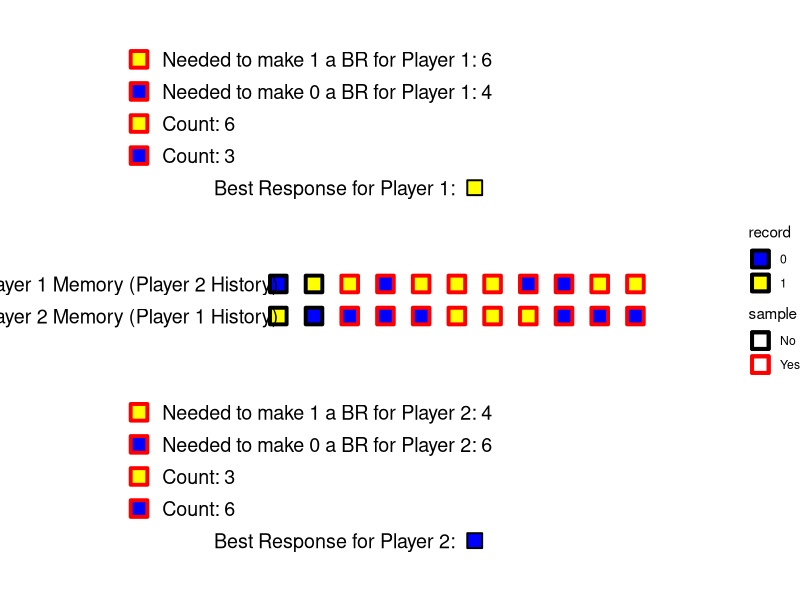
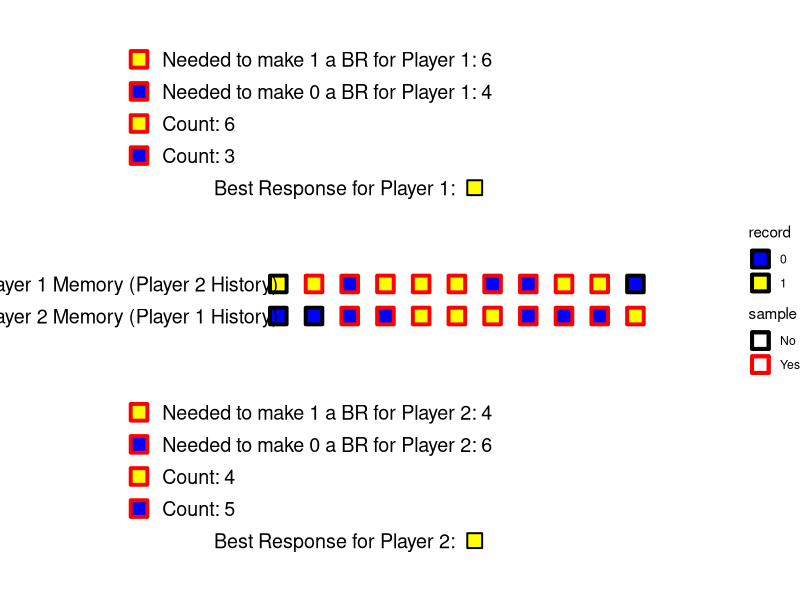
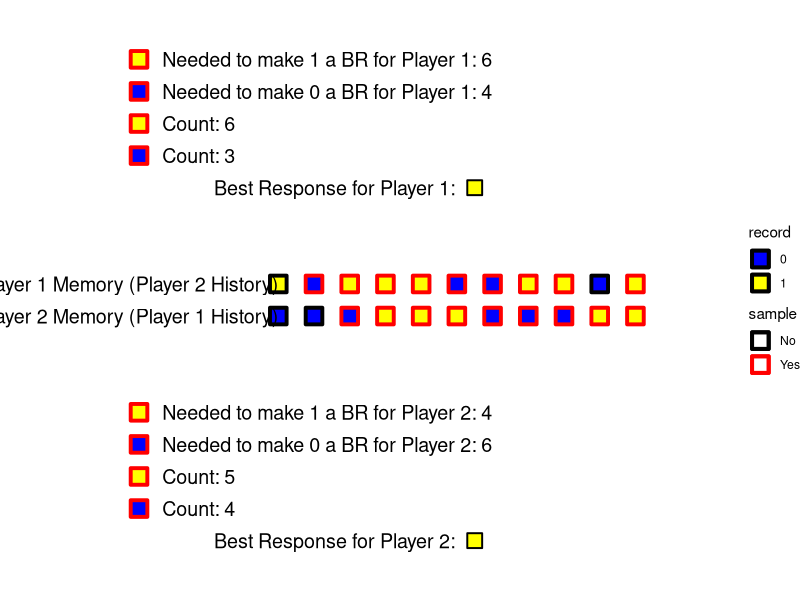
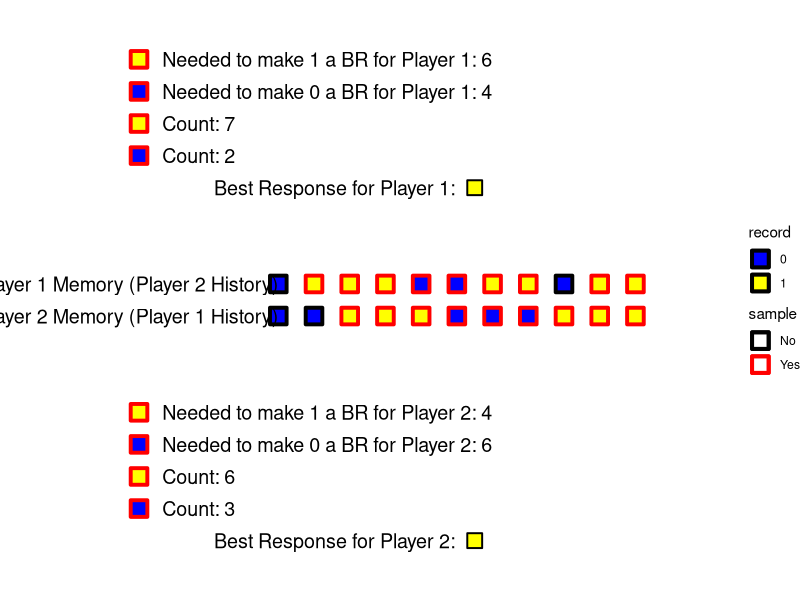
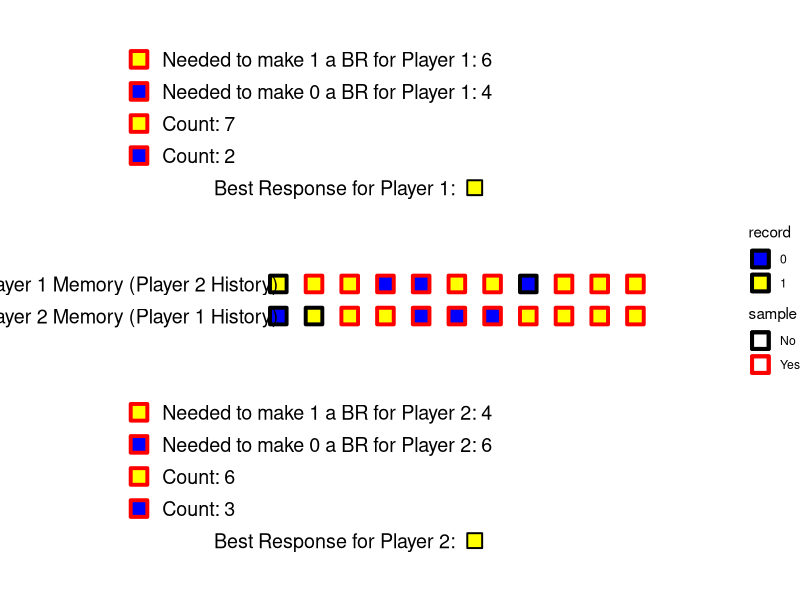
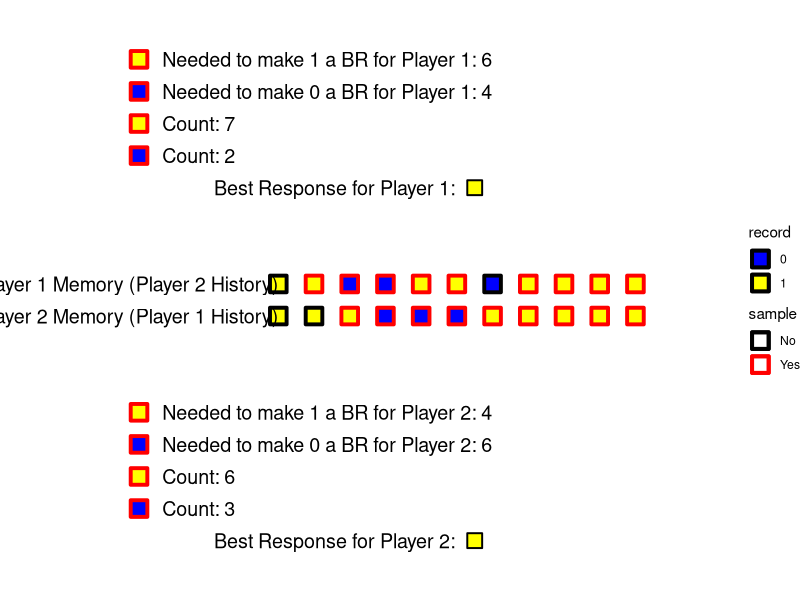
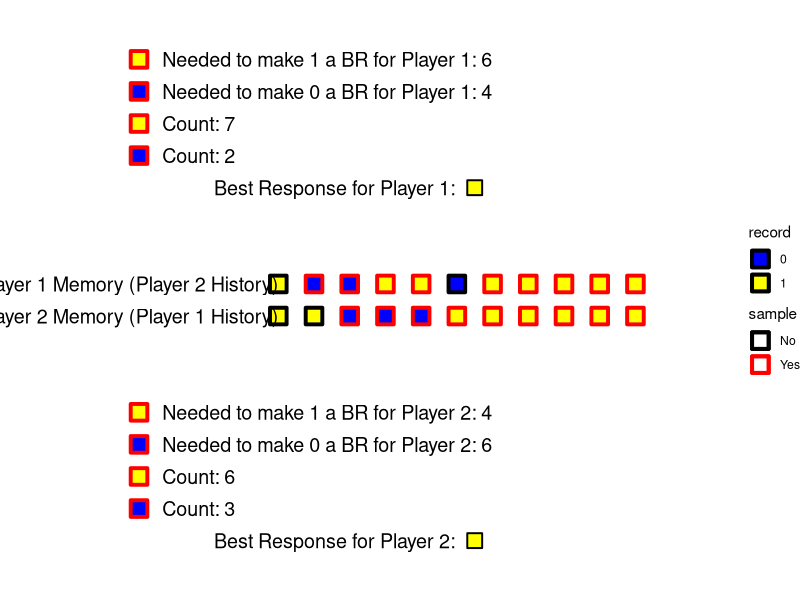

These charts were generated, in order, by the following R code:
#This script allows users to select parameters for adaptive play and observe a possible path
#to a convention under no perturbations.

#load required libraries for the visualization
library("tidyverse")

#Parameter selection
m = 13
s = 11
#alpha and beta
a = .6
b = .4
#scenario = "Match"
#scenario = "Switch Different"
#scenario = "Switch Same"
scenario = "Random"

makeAnimation = function(m, s, a, b, scenario) {
  #randomly generating histories
  hA = sample(c(0, 1), size = m, replace = TRUE)
  hB = sample(c(0, 1), size = m, replace = TRUE)
  
  #sampling most recent s records
  sA = tail(hB, s)
  sB = tail(hA, s)
  
  #calculating best response (choosing action 1 if not unique)
  aA = ifelse(sum(sA / s) >= a, 1, 0)
  aB = ifelse(sum(sB / s) >= b, 1, 0)
  
  
  #randomly regenerating histories until one that is consistent with desired scenario is generated.
  while (scenario == "Match" & aA != aB) {
    hA = sample(c(0, 1), size = m, replace = TRUE)
    hB = sample(c(0, 1), size = m, replace = TRUE)
    
    sA = tail(hB, s)
    sB = tail(hA, s)
    
    aA = ifelse(sum(sA / s) >= a, 1, 0)
    aB = ifelse(sum(sB / s) >= b, 1, 0)
  }
  
  while (scenario == "Switch Different") {
    hA = sample(c(0, 1), size = m, replace = TRUE)
    hB = sample(c(0, 1), size = m, replace = TRUE)
    
    sA = tail(hB, s)
    sB = tail(hA, s)
    
    aA = ifelse(sum(sA / s) >= a, 1, 0)
    aB = ifelse(sum(sB / s) >= b, 1, 0)
    
    #if aA == aB then the randomized history does not give us the desired scenario.
    if (aA == aB)
      next
    
    #define rA and rB as the number of records in sample matching aA and aB respectively
    #that need to be removed for the BR to change.
    rA = ifelse(aA == 1, ceiling((1 - a) * s - sum(sA == 0)), ceiling(a *
                                                                        s - sum(sA)))
    rB = ifelse(aB == 1, ceiling((1 - b) * s - sum(sB == 0)), ceiling(b *
                                                                        s - sum(sB)))
    
    #in case rA or rB = 0 (they are indifferent between actions) set required to 1
    #to avoid code complications and remove indifference.
    rA = max(rA, 1)
    rB = max(rB, 1)
    
    #initialize k, j: the number of actions until player A, B's BR changes.
    k = rA
    j = rB
    while (sum(sA[1:k] == aA) != rA) {
      k = k + 1
    }
    while (sum(sB[1:j] == aB) != rB) {
      j = j + 1
    }
    #if j != k then the randomized history gives us the desired scenario. Exit generation
    if (j != k)
      break
  }
  
  while (scenario == "Switch Same") {
    hA = sample(c(0, 1), size = m, replace = TRUE)
    hB = sample(c(0, 1), size = m, replace = TRUE)
    
    sA = tail(hB, s)
    sB = tail(hA, s)
    
    aA = ifelse(sum(sA / s) >= a, 1, 0)
    aB = ifelse(sum(sB / s) >= b, 1, 0)
    
    #if aA == aB then the randomized history does not give us the desired scenario.
    if (aA == aB){
      next
    }
    
    #define rA and rB as the number of records in sample matching aA and aB respectively
    #that need to be removed for the BR to change.
    rA = ifelse(aA == 1, ceiling((1 - a) * s - sum(sA == 0)), ceiling(a *
                                                                        s - sum(sA)))
    rB = ifelse(aB == 1, ceiling((1 - b) * s - sum(sB == 0)), ceiling(b *
                                                                        s - sum(sB)))
    
    #incase rA or rB = 0 (they are indifferent between actions) set required to 1
    #to avoid code complications and remove indifference.
    rA = max(rA, 1)
    rB = max(rB, 1)
    
    #initialize k, j: the number of actions until player A, B's BR changes.
    k = rA
    j = rB
    while (sum(sA[1:k] == aA) != rA) {
      k = k + 1
    }
    while (sum(sB[1:j] == aB) != rB) {
      j = j + 1
    }
    #if j == k then the randomized history gives us the desired scenario. Exit generation
    if (j == k){
      break
    }
  }
  
  while (scenario == "Random") {
    #Identify the scenario randomly generated and reassign the scenario variable.
    #if aA == aB then the randomized history is that of a "Match" scenario.
    if (aA == aB) {
      scenario = "Match"
      next
    }
    
    #define rA and rB as the number of records in sample matching aA and aB respectively
    #that need to be removed for the BR to change.
    rA = ifelse(aA == 1, ceiling((1 - a) * s - sum(sA == 0)), ceiling(a *
                                                                        s - sum(sA)))
    rB = ifelse(aB == 1, ceiling((1 - b) * s - sum(sB == 0)), ceiling(b *
                                                                        s - sum(sB)))
    
    #in case rA or rB = 0 (they are indifferent between actions) set required to 1
    #to avoid code complications and remove indifference.
    rA = max(rA, 1)
    rB = max(rB, 1)
    
    #initialize k, j: the number of actions until player A, B's BR changes.
    k = rA
    j = rB
    while (sum(sA[1:k] == aA) != rA) {
      k = k + 1
    }
    while (sum(sB[1:j] == aB) != rB) {
      j = j + 1
    }
    #if j != k then the randomized history is that of a "Switch Different" scenario.
    #Otherwise, j == k and it is that of a "Switch Same" scenario.
    if (j != k){
      scenario = "Switch Different"
    } else {
      scenario = "Switch Same"
    }
  }
  
  if (scenario == "Match") {
    #added j,k = 0 for appropriate evolution length
    j = 0
    k = 0
  }
  
  
  
  #record the evolution of memory in data frames.
  #jk = the period at which the first best response changes
  jk = min(j, k)
  memory_slots = character(m)
  
  #create memory slot names for tibble
  for (i in 1:(m)) {
    memory_slots[m + 1 - i] = (paste0("m", i))
  }
  
  #initialize data frame for history
  hA_evo = data.frame(matrix(nrow = jk + m + 1, ncol = m))
  hB_evo = data.frame(matrix(nrow = jk + m + 1, ncol = m))
  
  #assign column names
  colnames(hA_evo) = memory_slots
  colnames(hB_evo) = memory_slots
  
  #selecting possible samples until a convention is achieved.
  if (scenario != "Switch Same") {
    #If scenario is not "Switch Same" we can ensure a convention is met by sampling
    #the most recent s records jk+m times (jk periods until coordination, m to fill memory).
    
    
    i = -1
    while (i < (jk + m)) {
      #record starting history as period 0
      i = i + 1
      hA_evo[(i+1),] = (tail(hA, m))
      hB_evo[(i+1),] = (tail(hB, m))
      
      #take new sample of most recent s records
      sA = tail(hB, s)
      sB = tail(hA, s)
      
      #calculate BR
      aA = ifelse(sum(sA / s) >= a, 1, 0)
      aB = ifelse(sum(sB / s) >= b, 1, 0)
      
      #insert BR into history
      hA = c(hA, aA)
      hB = c(hB, aB)
    }
  } else {
    #Scenario is "Switch Same". Since both best responses change after the same period
    #we simply need to change the way one player (A) samples to get them to coordinate.
    #We can reach a convention if the one player (B) samples the most recent s records
    #for jk+m periods and the other player (A) samples in following way:
    #1. For the first jk-1 periods sample the most recent s records
    #2. For periods jk through jk+s sample the most recent s+1 records except for the record
    #   created in period jk-1
    #3. For periods jk+s+1 through jk+m sample the most recent s records
    #This works because 2. stops player A from flipping their BR until their whole sample is
    #the same action.
    
    i = -1
    while (i < (jk + m)) {
      #record starting history as period 0
      i = i + 1
      
      hA_evo[(i+1),] = (tail(hA, m))
      hB_evo[(i+1),] = (tail(hB, m))
      
      if (i > (jk - 1) & i < (jk + s + 1)) {
        sA = tail(hB, s + 1)[-(jk + s + 1 - i)]
      } else {
        sA = tail(hB, s)
      }
      sB = tail(hA, s)
      
      aA = ifelse(sum(sA / s) >= a, 1, 0)
      aB = ifelse(sum(sB / s) >= b, 1, 0)
      
      hA = c(hA, aA)
      hB = c(hB, aB)
    }
  }
  
  #Transform evolution of histories to long form data for plotting
  hA_evo_tib = as_tibble(hA_evo)
  #assign periods based on row position
  hA_evo_tib = hA_evo_tib %>%
    mutate(period = 0:(jk + m))
  #transform to long form data
  hA_evo_tib = gather(hA_evo_tib, position, record, all_of(memory_slots))
  #transform memory slot name to numeric position
  hA_evo_tib$position = as.numeric(sub(
    pattern = "m",
    replacement = "",
    x = hA_evo_tib$position
  ))
  #assign sample dummy to 1 is in most recent s records in a given period 
  hA_evo_tib = hA_evo_tib %>%
    mutate(sample = ifelse(position <= s, 1, 0))
  hA_evo_tib$sample = factor(hA_evo_tib$sample)
  hA_evo_tib$record = factor(hA_evo_tib$record)
  
  
  #Transform evolution of histories to long form data for plotting
  hB_evo_tib = as_tibble(hB_evo)
  #assign periods based on row position
  hB_evo_tib = hB_evo_tib %>%
    mutate(period = 0:(jk + m))
  #transform to long form data
  hB_evo_tib = gather(hB_evo_tib, position, record, all_of(memory_slots))
  #transform memory slot name to numeric position
  hB_evo_tib$position = as.numeric(sub(
    pattern = "m",
    replacement = "",
    x = hB_evo_tib$position
  ))
  #assign sample dummy to 1 is in most recent s records in a given period 
  hB_evo_tib = hB_evo_tib %>%
    mutate(sample = ifelse(position <= s, 1, 0))
  
  
  if (scenario == "Switch Same") {
    #apply special sampling rules as outlined above
    #add position s+1 to sample for periods jk through jk+s
    hB_evo_tib$sample[((jk + m + 1) * (m - s - 1) + jk + 1):((jk + m + 1) * (m - s - 1) + jk + s + 1)] = 1
    #remove the record created in period jk-1 in periods jk through jk+s
    hB_evo_tib$sample[((jk + m + 1) * (m - s - 1) + jk + s + 1) + (jk + m) * (0:s)] = 0
  }
  hB_evo_tib$sample = factor(hB_evo_tib$sample)
  hB_evo_tib$record = factor(hB_evo_tib$record)
  
  
  animation = list()
  for(i in 0:(jk + m)) {
    #filter data by current period, extract number of each action in each player sample.
    hA_evo_tib_i = hA_evo_tib %>%
      filter(period == i)
    P2counts = hA_evo_tib_i %>%
      filter(sample == 1)
    P2count1 = as.numeric(sum(P2counts$record ==1))
    P2count0 = as.numeric(sum(P2counts$record ==0))
    
    
    hB_evo_tib_i = hB_evo_tib %>%
      filter(period == i)
    P1counts = hB_evo_tib_i %>%
      filter(sample == 1)
    P1count1 = as.numeric(sum(P1counts$record ==1))
    P1count0 = as.numeric(sum(P1counts$record ==0))
    
    anim = ggplot() +
      geom_point(
        data = hA_evo_tib_i,
        shape = 22,
        stroke = 2,
        size = 5,
        aes(
          fill = record,
          x = -position,
          y = 0,
          color = sample
        )
      ) +
      geom_point(
        data = hB_evo_tib_i,
        shape = 22,
        stroke = 2,
        size = 5,
        aes(
          fill = record,
          x = -position,
          y = 1,
          color = sample
        )
      ) +
      scale_fill_manual(values = c("1" = "yellow",
                                   "0" = "blue")) +
      scale_color_manual(values = c("1" = "red",
                                    "0" = "black"),
                         labels = c("1" = "Yes", "0" = "No")) +
      ylim(-8, 9) +
      xlim(-1.35 * m - 3, 1) +
      theme_void() +
      annotate(
        "text",
        x = -1.2 * m - 2,
        y = 1,
        size = 5,
        label = "Player 1 Memory (Player 2 History)",
        color = "black"
      ) +
      annotate(
        "text",
        x = -1.2 * m - 2,
        y = 0,
        size = 5,
        label = "Player 2 Memory (Player 1 History)",
        color = "black"
      ) +
      annotate(
        "point",
        x = -1.18 * m - 1.92,
        y = 8,
        shape = 22,
        stroke = 2,
        size = 5,
        color = "red",
        fill = "yellow"
      ) +
      annotate(
        "text",
        x = -1.13 * m - 1.82,
        y = 8,
        size = 5,
        label = paste0("Needed to make 1 a BR for Player 1: ", ceiling(a*s)),
        color = "black",
        hjust = "left"
      ) +
      annotate(
        "point",
        x = -1.18 * m - 1.92,
        y = 7,
        shape = 22,
        stroke = 2,
        size = 5,
        color = "red",
        fill = "blue"
      ) +
      annotate(
        "text",
        x = -1.13 * m - 1.82,
        y = 7,
        size = 5,
        label = paste0("Needed to make 0 a BR for Player 1: ", ceiling((1-a)*s)),
        color = "black",
        hjust = "left"
      ) +
      annotate(
        "point",
        x = -1.18 * m - 1.92,
        y = 6,
        shape = 22,
        stroke = 2,
        size = 5,
        color = "red",
        fill = "yellow"
      ) +
      annotate(
        "text",
        x = -1.13 * m - 1.82,
        y = 6,
        size = 5,
        label = paste0("Count: ", P1count1),
        color = "black",
        hjust = "left"
      ) +
      annotate(
        "point",
        x = -1.18 * m - 1.92,
        y = 5,
        shape = 22,
        stroke = 2,
        size = 5,
        color = "red",
        fill = "blue"
      ) +
      annotate(
        "text",
        x = -1.13 * m - 1.82,
        y = 5,
        size = 5,
        label = paste0("Count: ", P1count0),
        color = "black",
        hjust = "left"
      ) +
      annotate(
        "text",
        x = -.55 * m,
        y = 4,
        size = 5,
        label = "Best Response for Player 1:",
        color = "black",
        hjust = "right"
      ) +
      annotate(
        "point",
        x = -.5 * m,
        y = 4,
        shape = 22,
        stroke = 1,
        size = 5,
        color = "black",
        fill = ifelse(P1count1 >= a*s, "yellow", "blue")
      ) +
      annotate(
        "point",
        x = -1.18 * m - 1.92,
        y = -3,
        shape = 22,
        stroke = 2,
        size = 5,
        color = "red",
        fill = "yellow"
      ) +
      annotate(
        "text",
        x = -1.13 * m - 1.82,
        y = -3,
        size = 5,
        label = paste0("Needed to make 1 a BR for Player 2: ", ceiling(b*s)),
        color = "black",
        hjust = "left"
      ) +
      annotate(
        "point",
        x = -1.18 * m - 1.92,
        y = -4,
        shape = 22,
        stroke = 2,
        size = 5,
        color = "red",
        fill = "blue"
      ) +
      annotate(
        "text",
        x = -1.13 * m - 1.82,
        y = -4,
        size = 5,
        label = paste0("Needed to make 0 a BR for Player 2: ", ceiling((1-b)*s)),
        color = "black",
        hjust = "left"
      ) +
      annotate(
        "point",
        x = -1.18 * m - 1.92,
        y = -5,
        shape = 22,
        stroke = 2,
        size = 5,
        color = "red",
        fill = "yellow"
      ) +
      annotate(
        "text",
        x = -1.13 * m - 1.82,
        y = -5,
        size = 5,
        label = paste0("Count: ", P2count1),
        color = "black",
        hjust = "left"
      ) +
      annotate(
        "point",
        x = -1.18 * m - 1.92,
        y = -6,
        shape = 22,
        stroke = 2,
        size = 5,
        color = "red",
        fill = "blue"
      ) +
      annotate(
        "text",
        x = -1.13 * m - 1.82,
        y = -6,
        size = 5,
        label = paste0("Count: ", P2count0),
        color = "black",
        hjust = "left"
      ) +
      annotate(
        "text",
        x = -.55 * m,
        y = -7,
        size = 5,
        label = "Best Response for Player 2:",
        color = "black",
        hjust = "right"
      ) +
      annotate(
        "point",
        x = -.5 * m,
        y = -7,
        shape = 22,
        stroke = 1,
        size = 5,
        color = "black",
        fill = ifelse(P2count1 >= b*s, "yellow", "blue")
      )
    animation[[(i+1)]] = anim 
  }
  
  return(animation)
}


test = makeAnimation(11, 9, a,b,"Switch Same")
test[[1]]
test[[2]]
test[[3]]
test[[4]]
test[[5]]
test[[6]]
test[[7]]
